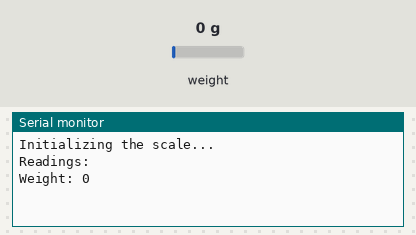
The sketch below on a simulated ESP32. Shown: the last lines printed to the serial monitor. The inputs (shaded band) are chosen by the test bench; at power-on: weight on the scale 0 g.

Above: at 2.2 s.
2.3 s: weight on the scale set to 100 g
At 4.6 s:
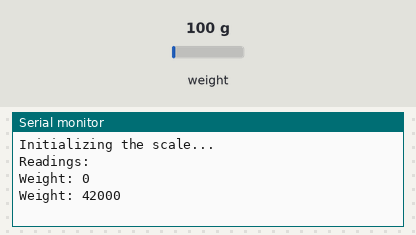
4.8 s: weight on the scale set to 1250 g
At 6.3 s:
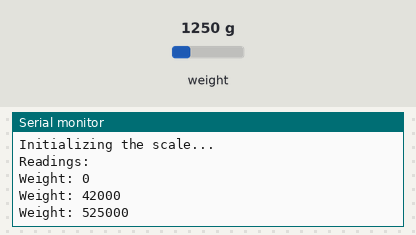
Timing chart, 0 to 7.8 s (numbered marks = the images above; inputs shaded):
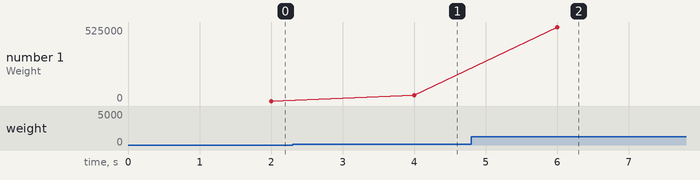

Measured:
- after the input at 2.3 s, the serial monitor: prints a new line after 1.7 s (image 1)
- after the input at 4.8 s, the serial monitor: prints a new line after 1.2 s (image 2)
- plotted number 1: 0 → 42000 after the input at 2.3 s, 42000 → 525000 after the input at 4.8 s

The sketch:

load_cell.ino
```cpp
#include "HX711.h"

// Pin definitions
const int LOADCELL_DOUT_PIN = 18;
const int LOADCELL_SCK_PIN = 19;

HX711 scale;

void setup() {
  Serial.begin(115200);
  Serial.println("Initializing the scale...");

  scale.begin(LOADCELL_DOUT_PIN, LOADCELL_SCK_PIN);

  // This value is obtained by calibrating the scale with known weights
  // For now, we use 1 as a placeholder
  scale.set_scale(1.f);
  scale.tare();               // Reset the scale to 0

  Serial.println("Readings:");
}

void loop() {
  if (scale.is_ready()) {
    long reading = scale.get_units(10); // Average of 10 readings
    Serial.print("Weight: ");
    Serial.println(reading);
  } else {
    Serial.println("HX711 not found.");
  }

  delay(1000);
}
```
